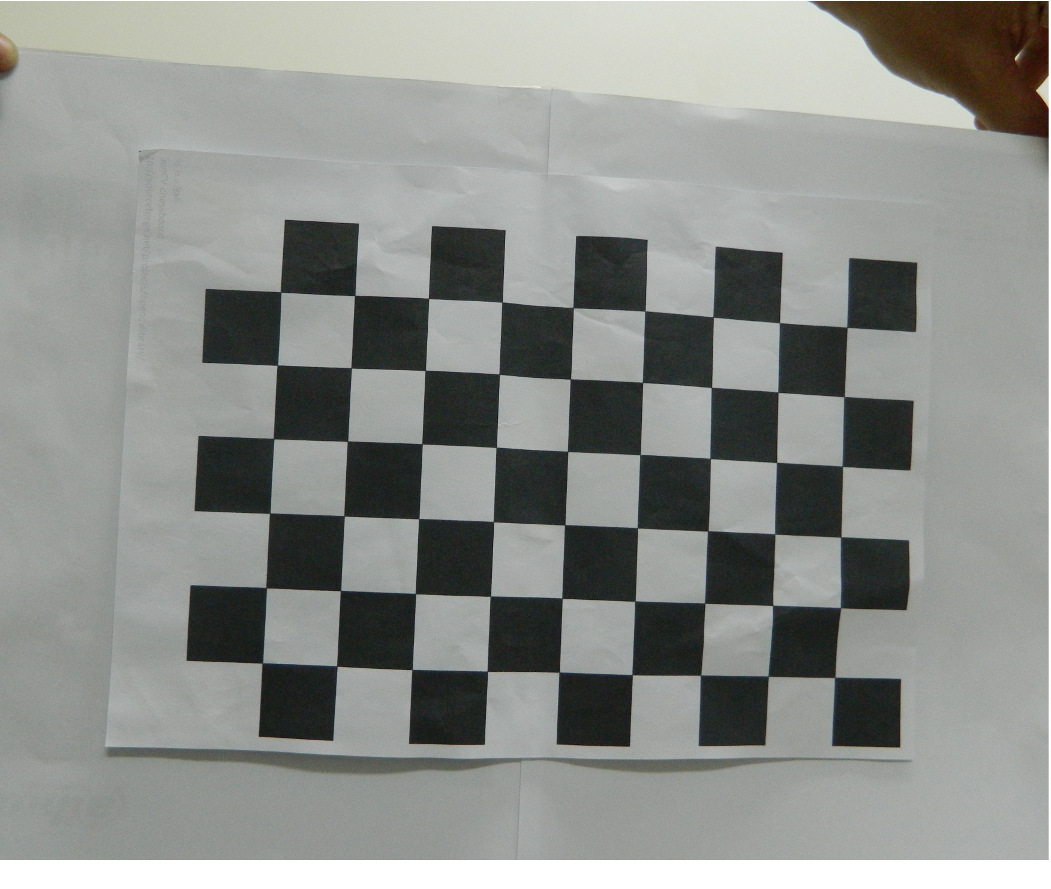
#> input picture data/chessboard01.JPG, 1051 x 889 px; its folder holds only this picture in this run
$ python cameraCalibration01.py   (Python 2 division)
#> lines starting #> are read from the running program, lines starting #| are printed output that depends on the picture; after the words box and inside, x2 and y2 are one past the last pixel; in counts of white or black regions, pixels touching at a corner belong together; long printed decimals are rounded
#!/usr/bin/python
import cv2
import sys
import numpy as np
import glob

# termination criteria
criteria = (cv2.TERM_CRITERIA_EPS + cv2.TERM_CRITERIA_MAX_ITER, 30, 0.001)
DIM_X = 9
DIM_Y = 6
chessboard_dim = (DIM_X, DIM_Y)

# prepare object points, like (0,0,0), (1,0,0), (2,0,0) ....,(6,5,0)
objp = np.zeros((DIM_Y*DIM_X,3), np.float32)
objp[:,:2] = np.mgrid[0:DIM_X,0:DIM_Y].T.reshape(-1,2)

# Arrays to store object points and image points from all the images.
objpoints = [] # 3d point in real world space
imgpoints = [] # 2d points in image plane.

images = glob.glob('data/chessboard0*.jpg')
print(images)
count = 1
for fname in images:
	print("Loading first image: ", fname)
	gray = cv2.imread(fname, 0)
	img_color = cv2.imread(fname)
#> img_color is the input picture: shape (889, 1051, 3); mean B, G, R 139.4, 143.1, 140.2
	print("Trying to find corners: ")
	found_all, corners = cv2.findChessboardCorners( gray, chessboard_dim )
#> found_all = True; corners = 54 rows, first 8: [834.6, 677.2], [767.6, 677.4], [699.3, 675.4], [632.4, 674.9], [558.6, 672.4], [486.9, 671.2], [411.5, 670.1], [336.7, 665.9]
	if found_all == True:
		print("Found: ", found_all)
#| Found:  True
		objpoints.append(objp)
		corners2 = cv2.cornerSubPix(gray,corners,(11,11),(-1,-1),criteria)
#> corners2 = 54 rows, first 8: [834.8, 677.4], [768.2, 676.3], [700.5, 675.2], [632.2, 674.7], [559.3, 672.2], [487.4, 671.4], [412.1, 669.6], [336.8, 666]
		imgpoints.append(corners2)
		print("Drawint points in the chessboard...")
		cv2.drawChessboardCorners( img_color, chessboard_dim, corners, found_all )
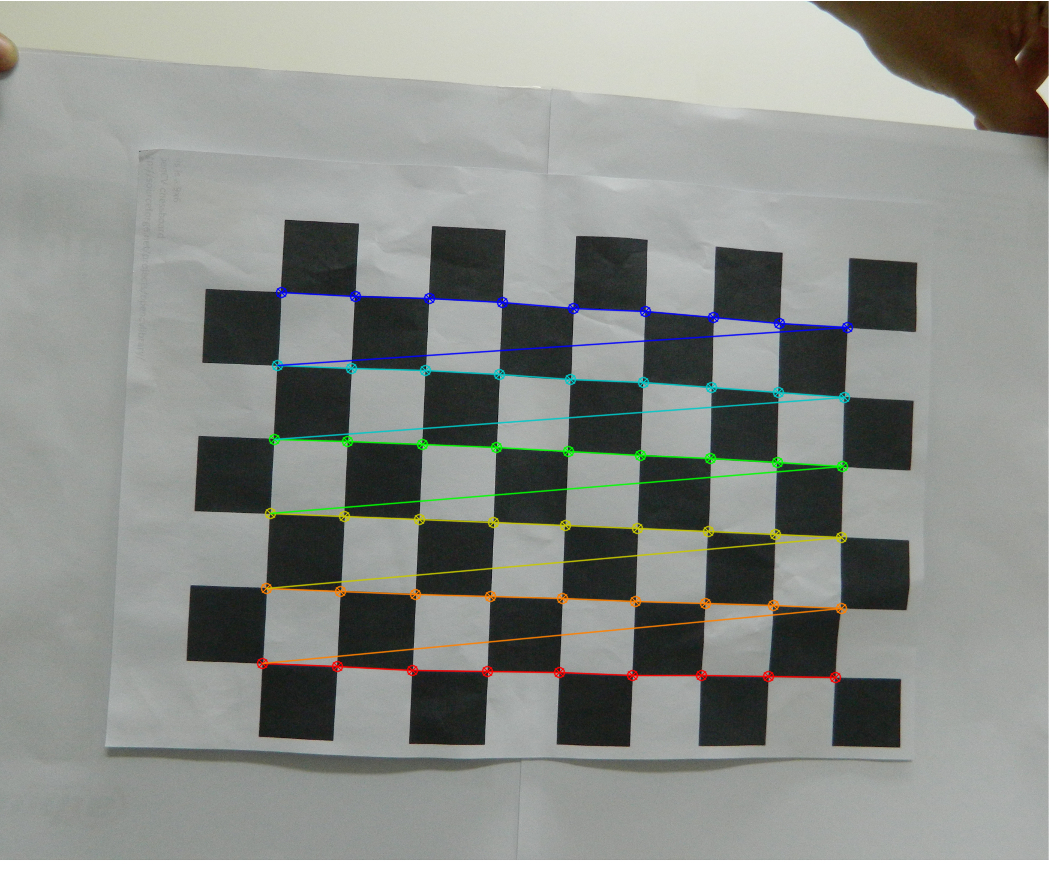
#> img_color: shape (889, 1051, 3); 2.48% of pixels changed, all inside (x1, y1, x2, y2) = (256, 286, 854, 684)
		# cv2.imshow("Chessboard with corners: "+ fname, img_color)

	ret, mtx, dist, rvecs, tvecs = cv2.calibrateCamera(objpoints, imgpoints, gray.shape[::-1],None,None)
#> ret = 0.724; mtx = [[1201.9, 0, 539.4], [0, 1214.7, 511.5], [0, 0, 1]]; dist = [[0.0756, -9.76, 0.0115, -0.0215, 78.63]]; rvecs = ([0.121, -0.0193, -3.1],); tvecs = ([4.27, 2.34, 16.78],)

	img = cv2.imread(fname)
	h,  w = img.shape[:2]
	newcameramtx, roi=cv2.getOptimalNewCameraMatrix(mtx,dist,(w,h),1,(w,h))
#> newcameramtx = [[1397.7, 0, 508], [0, 1272.3, 493], [0, 0, 1]]; roi = (353, 357, 331, 303)

	# undistort
	mapx,mapy = cv2.initUndistortRectifyMap(mtx,dist,None,newcameramtx,(w,h),5)
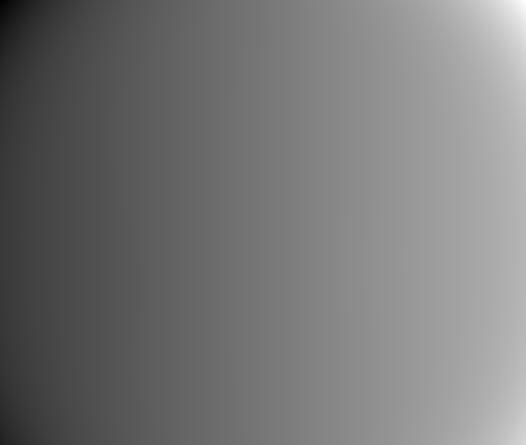
#> mapx: shape (889, 1051) float32 (shown at 1/2 size); min -349.4, max 1580.4, mean 552.7; drawn with min black and max white
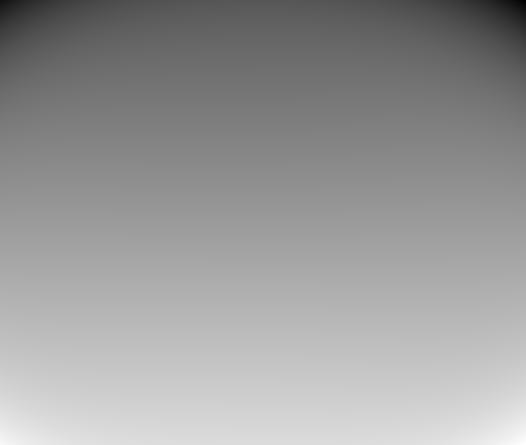
#> mapy: shape (889, 1051) float32 (shown at 1/2 size); min -543.3, max 1117.2, mean 458.5; drawn with min black and max white
	dst = cv2.remap(img,mapx,mapy,cv2.INTER_LINEAR)
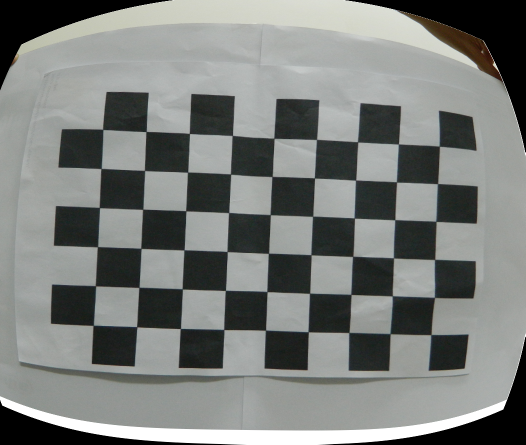
#> dst: shape (889, 1051, 3) (shown at 1/2 size); mean B, G, R 122.9, 125.6, 122.5

	# crop
	x,y,w,h = roi
#> x = 353; y = 357; w = 331; h = 303
	dst = dst[y:y+h, x:x+w]
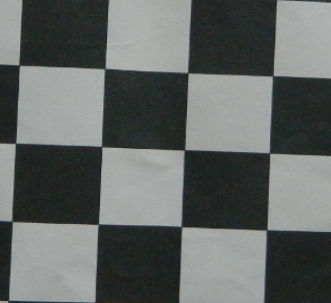
#> dst: shape (303, 331, 3); mean B, G, R 100.8, 102.7, 98.4

	output = "./output/"+str(count)+".png"
	cv2.imwrite(output,dst)

	tot_error = 0
	for i in xrange(len(objpoints)):
		imgpoints2, _ = cv2.projectPoints(objpoints[i], rvecs[i], tvecs[i], mtx, dist)
		error = cv2.norm(imgpoints[i],imgpoints2, cv2.NORM_L2)/len(imgpoints2)
		tot_error += error
#> this loop made 1 pass
#> (error, tot_error) on pass 1: (0.0985, 0.0985)
#> after the loop, tot_error = 0.0985

	print "total error: ", tot_error/len(objpoints)
#| total error:  0.09854
	count=count+1

cv2.waitKey()

$ run again, on data/chessboard06.JPG
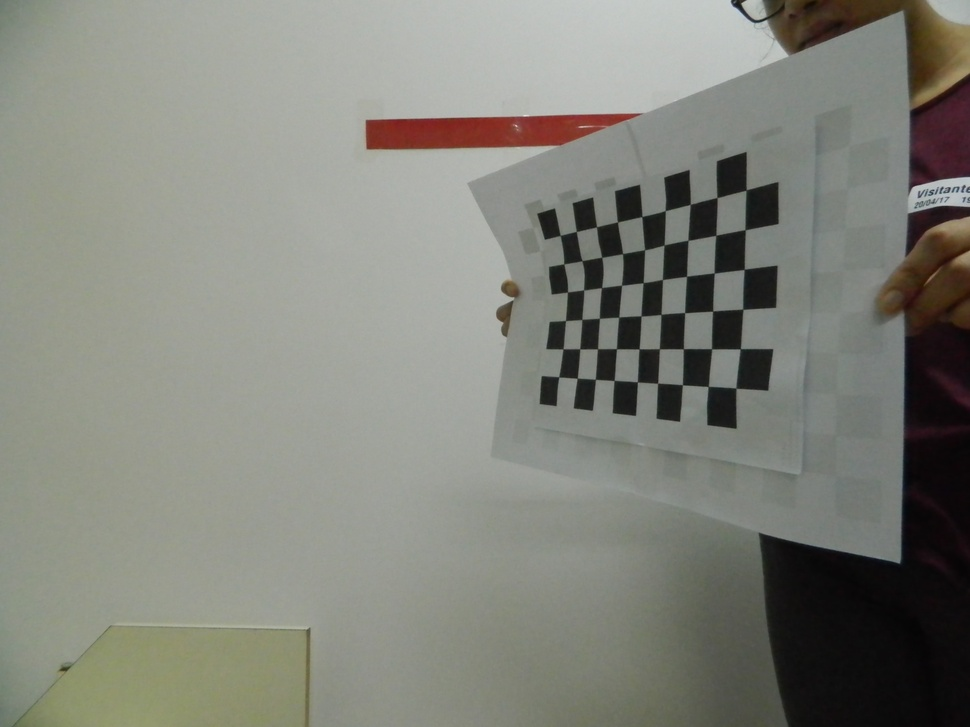
#> input picture data/chessboard06.JPG, 970 x 727 px, shrunk from 4320 x 3240 before the run
#> img_color is the input picture: shape (727, 970, 3); mean B, G, R 122.8, 131.4, 130.1
#> found_all = True; corners = 54 rows, first 8: [560.1, 235.5], [576.2, 231.4], [596.5, 226.6], [617.5, 221.8], [641.7, 216.7], [664.8, 210.4], [689.6, 204.7], [717.2, 197.5]
#| Found:  True
#> corners2 = 54 rows, first 8: [560.2, 235.4], [576.3, 231.5], [596.5, 226.8], [617.4, 222], [641.9, 216.5], [665.2, 210.7], [690.4, 204.4], [717.1, 197.6]
#> `cv2.drawChessboardCorners( img_color, chessboard_dim, corners, found_a..`:
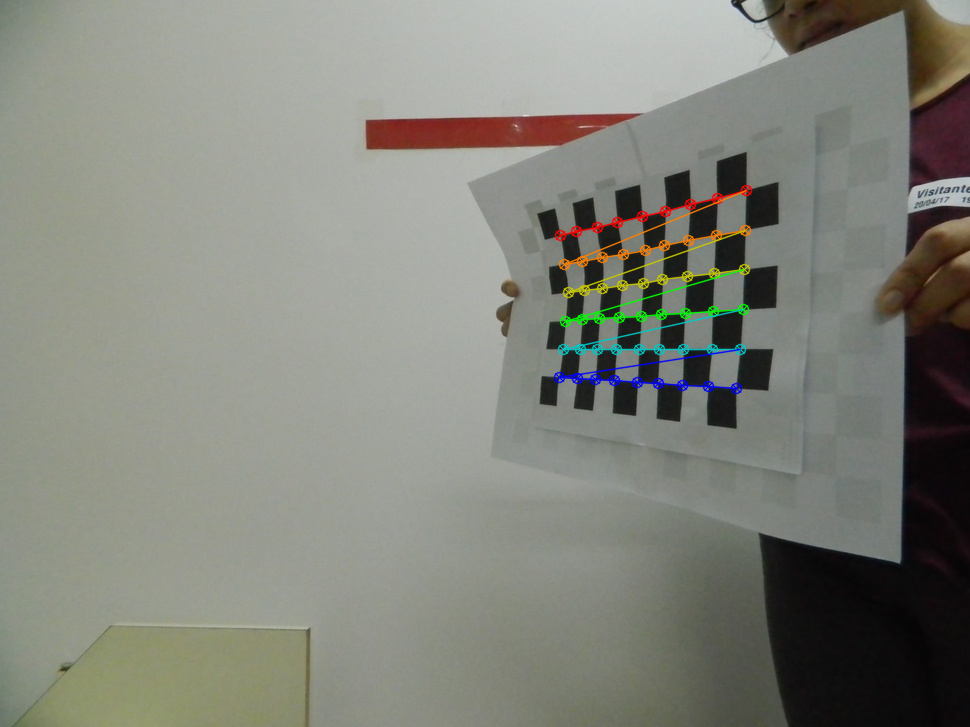
#> img_color: shape (727, 970, 3); 1.43% of pixels changed, all inside (x1, y1, x2, y2) = (553, 184, 753, 395)
#> ret = 1.8; mtx = [[212.9, 0, 412.6], [0, 379.5, 411.3], [0, 0, 1]]; dist = [[-0.123, 0.0184, -0.00256, 0.000598, -0.0012]]; rvecs = ([0.113, 0.815, 0.0515],); tvecs = ([9.57, -6.19, 12.25],)
#> newcameramtx = [[181.2, 0, 398.1], [0, 201.3, 457], [0, 0, 1]]; roi = (47, 239, 825, 385)
#> `x,y,w,h = roi`: x = 47; y = 239; w = 825; h = 385
#> `dst = dst[y:y+h, x:x+w]`:
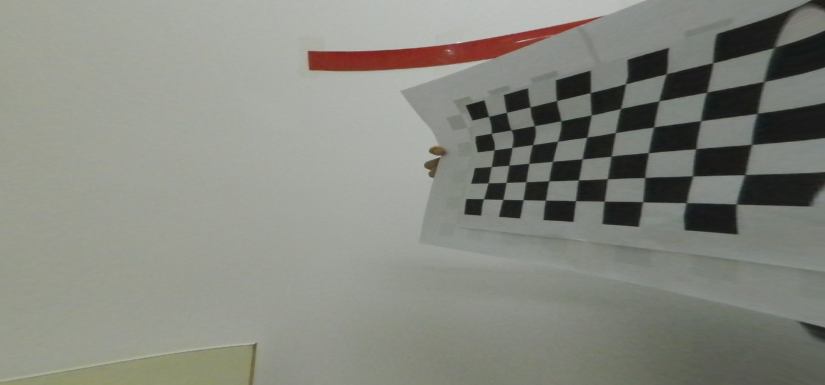
#> dst: shape (385, 825, 3); mean B, G, R 127.7, 135.9, 134.2
#> the loop `for i in xrange(len(objpoints)):` made 1 pass
#> (error, tot_error) on pass 1: (0.244, 0.244)
#> after the loop `for i in xrange(len(objpoints)):`: tot_error = 0.244
#| total error:  0.2445

$ run again, on data/chessboard07.JPG
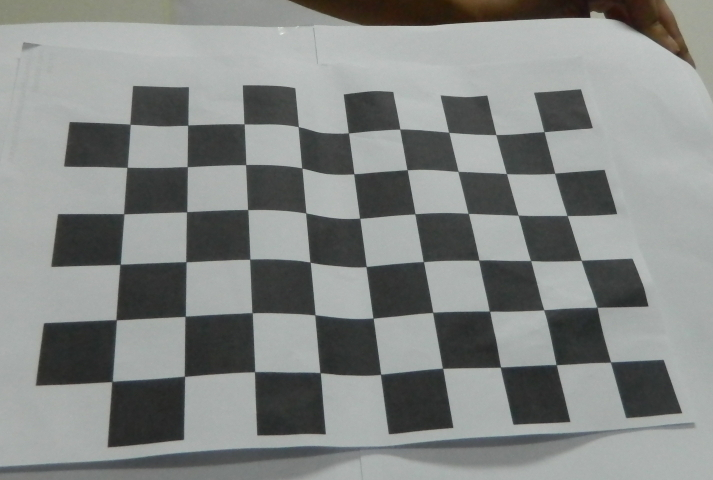
#> input picture data/chessboard07.JPG, 713 x 480 px
#> img_color is the input picture: shape (480, 713, 3); mean B, G, R 132.8, 134.7, 131.6
#> found_all = True; corners = 54 rows, first 8: [610.5, 362], [556.1, 364.5], [500.4, 367.1], [442.5, 368.3], [380.5, 374.3], [320, 372.6], [254.5, 371.6], [184.5, 376.3]
#| Found:  True
#> corners2 = 54 rows, first 8: [610.6, 362.1], [556.2, 364.7], [500.4, 367.3], [442.6, 368.3], [380.6, 374.4], [320.1, 372.6], [254.6, 371.7], [184.4, 376.3]
#> `cv2.drawChessboardCorners( img_color, chessboard_dim, corners, found_a..`:
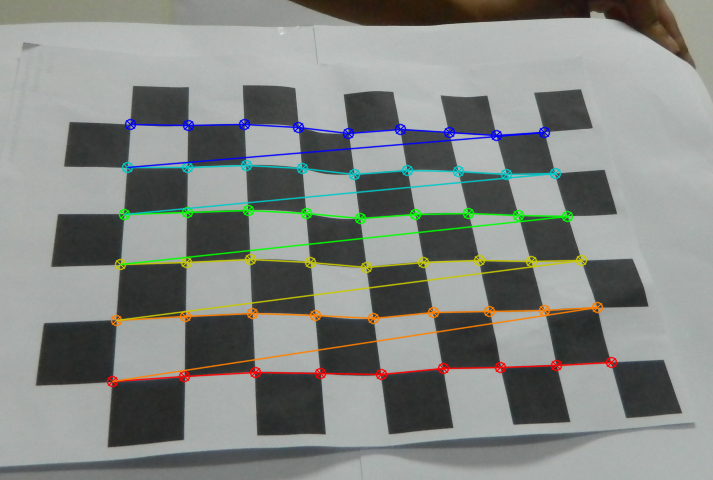
#> img_color: shape (480, 713, 3); 5.5% of pixels changed, all inside (x1, y1, x2, y2) = (106, 118, 618, 388)
#> ret = 2.12; mtx = [[1047.2, 0, 292.7], [0, 1252.7, 178.9], [0, 0, 1]]; dist = [[0.607, -6.22, -0.0153, -0.0821, 22.01]]; rvecs = ([-0.154, 1.29, 2.83],); tvecs = ([5.4, 2.55, 16.56],)
#> newcameramtx = [[1035.1, 0, 267.3], [0, 1214.9, 175.9], [0, 0, 1]]; roi = (3, 15, 696, 439)
#> `x,y,w,h = roi`: x = 3; y = 15; w = 696; h = 439
#> `dst = dst[y:y+h, x:x+w]`:
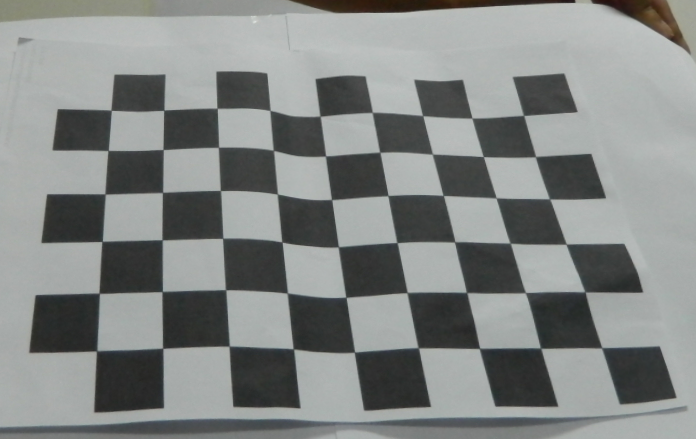
#> dst: shape (439, 696, 3); mean B, G, R 132.8, 134.4, 130.9
#> the loop `for i in xrange(len(objpoints)):` made 1 pass
#> (error, tot_error) on pass 1: (0.289, 0.289)
#> after the loop `for i in xrange(len(objpoints)):`: tot_error = 0.289
#| total error:  0.2892
